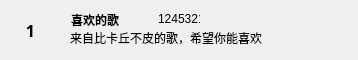
<?xml version="1.0" encoding="UTF-8"?>
<ui version="4.0">
 <class>SearchItem</class>
 <widget class="QWidget" name="SearchItem">
  <property name="geometry">
   <rect>
    <x>0</x>
    <y>0</y>
    <width>358</width>
    <height>60</height>
   </rect>
  </property>
  <property name="windowTitle">
   <string>Form</string>
  </property>
  <widget class="QLabel" name="lab_num">
   <property name="geometry">
    <rect>
     <x>0</x>
     <y>0</y>
     <width>61</width>
     <height>61</height>
    </rect>
   </property>
   <property name="font">
    <font>
     <family>Microsoft JhengHei Light</family>
     <pointsize>12</pointsize>
     <weight>75</weight>
     <bold>true</bold>
    </font>
   </property>
   <property name="text">
    <string>1</string>
   </property>
   <property name="alignment">
    <set>Qt::AlignCenter</set>
   </property>
  </widget>
  <widget class="QLabel" name="lab_name">
   <property name="geometry">
    <rect>
     <x>71</x>
     <y>11</y>
     <width>81</width>
     <height>17</height>
    </rect>
   </property>
   <property name="sizePolicy">
    <sizepolicy hsizetype="Expanding" vsizetype="Expanding">
     <horstretch>0</horstretch>
     <verstretch>0</verstretch>
    </sizepolicy>
   </property>
   <property name="font">
    <font>
     <family>Microsoft YaHei UI</family>
     <weight>75</weight>
     <bold>true</bold>
    </font>
   </property>
   <property name="text">
    <string>喜欢的歌</string>
   </property>
  </widget>
  <widget class="QLabel" name="lab_ranking">
   <property name="geometry">
    <rect>
     <x>158</x>
     <y>11</y>
     <width>42</width>
     <height>16</height>
    </rect>
   </property>
   <property name="text">
    <string>1245321</string>
   </property>
  </widget>
  <widget class="QLabel" name="lab_message">
   <property name="geometry">
    <rect>
     <x>70</x>
     <y>30</y>
     <width>271</width>
     <height>16</height>
    </rect>
   </property>
   <property name="text">
    <string>来自比卡丘不皮的歌，希望你能喜欢</string>
   </property>
  </widget>
 </widget>
 <resources/>
 <connections/>
</ui>
